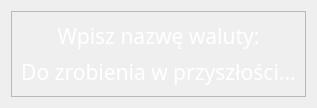
                  <widget class="QWidget" name="page_custom">
                   <layout class="QVBoxLayout" name="verticalLayout_39">
                    <item>
                     <widget class="QFrame" name="frame_14">
                      <property name="frameShape">
                       <enum>QFrame::StyledPanel</enum>
                      </property>
                      <property name="frameShadow">
                       <enum>QFrame::Raised</enum>
                      </property>
                      <layout class="QVBoxLayout" name="verticalLayout_40">
                       <item>
                        <widget class="QLabel" name="label_35">
                         <property name="font">
                          <font>
                           <family>Gill Sans Nova Light</family>
                           <pointsize>16</pointsize>
                          </font>
                         </property>
                         <property name="styleSheet">
                          <string notr="true">QLabel{
color: rgb(255, 255, 255);
}</string>
                         </property>
                         <property name="text">
                          <string>Wpisz nazwę waluty:</string>
                         </property>
                         <property name="alignment">
                          <set>Qt::AlignCenter</set>
                         </property>
                        </widget>
                       </item>
                       <item>
                        <widget class="QLabel" name="label_29">
                         <property name="font">
                          <font>
                           <family>Gill Sans Nova Light</family>
                           <pointsize>16</pointsize>
                          </font>
                         </property>
                         <property name="styleSheet">
                          <string notr="true">QLabel{
color: rgb(255, 255, 255);
}</string>
                         </property>
                         <property name="text">
                          <string>Do zrobienia w przyszłości...</string>
                         </property>
                         <property name="alignment">
                          <set>Qt::AlignCenter</set>
                         </property>
                        </widget>
                       </item>
                      </layout>
                     </widget>
                    </item>
                   </layout>
                  </widget>
